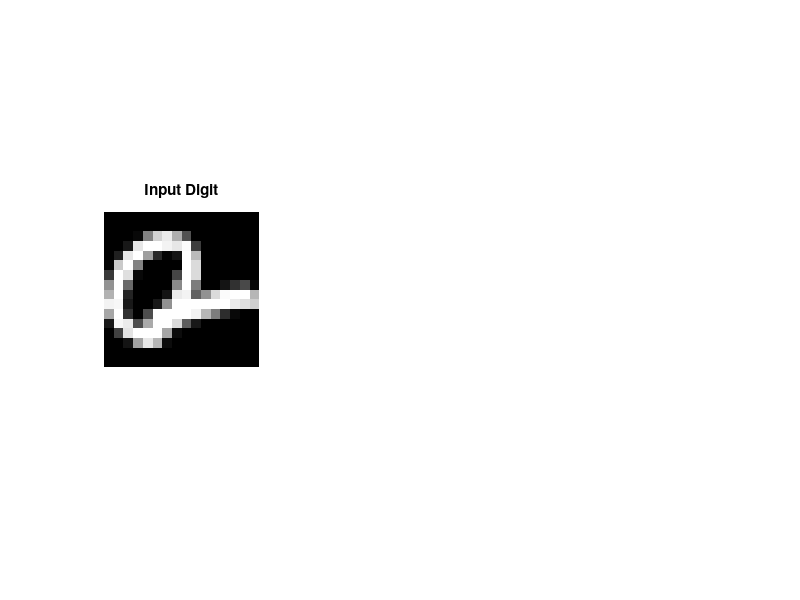

This chart was generated by the following MATLAB code: (Note: this script raises an error after producing the figure.)
 %% Load and display Test Digit
 
close all; clear; clc;
load('usps.mat');  
image1 = x(1,:); 

v = reshape(image1,16,16);
subplot(1,3,1)
imshow(v,[])
colormap gray
title('Input Digit')

%% MY PCA : Covariance Matrix

eigenFacesCount = 70;
[eigenValue,eigenVector,meanX] = MyPCA(x,eigenFacesCount);

%% Projection

projectedDigit = PCAProjection(x,meanX,eigenVector);

%% Eigen Digit

edigit1 = eigenVector(:,1);
v = reshape(edigit1,16,16);
subplot(1,3,2)
imshow(v,[])
title('Eigen Digit 1')

%% Reconstructed Digit

reconstructedDigit = PCAReconstruction(eigenVector,meanX,projectedDigit);
v = reshape(reconstructedDigit(1,:),16,16);

subplot(1,3,3)
imshow(v,[])
colormap gray
title('Reconstructed')